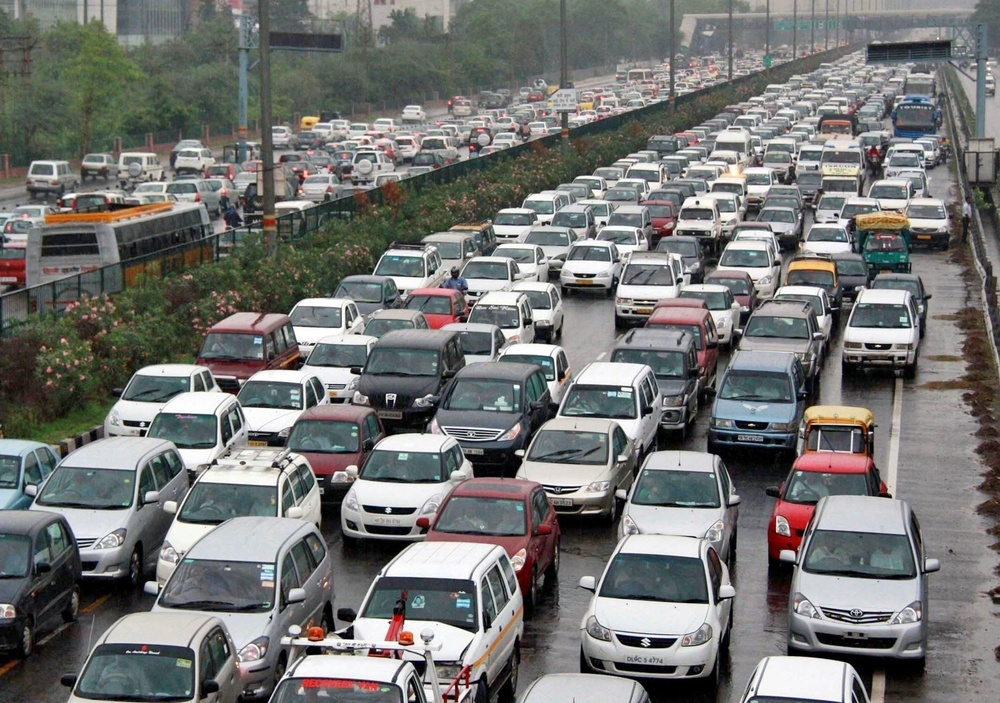
#> input picture Object Representation and Feature Extraction for Traffic Images/sample_images/traffic1.jpg, 1000 x 703 px, shrunk from 2130 x 1497 before the run
$ python main.py   (older library calls are emulated)
#> lines starting #> are read from the running program, lines starting #| are printed output that depends on the picture; after the words box and inside, x2 and y2 are one past the last pixel; in counts of white or black regions, pixels touching at a corner belong together
# Name         : Sourabh
# Roll No      : 2301010454
# Course       : Image Processing & Computer Vision
# Assignment   : Object Representation and Feature Extraction for Traffic Images
# Date         : 2025

import cv2
import numpy as np
import matplotlib.pyplot as plt
import os
import sys
import urllib.request

os.makedirs("outputs", exist_ok=True)
os.makedirs("sample_images", exist_ok=True)

# public domain traffic images from wikimedia
IMAGE_URLS = {
    "sample_images/traffic1.jpg": "https://imgk.timesnownews.com/story/1563956019-Traffic_representative_img.jpg",
    "sample_images/traffic2.jpg": "https://cdn.pixabay.com/photo/2022/05/22/11/10/highway-7213206_1280.jpg",
    "sample_images/traffic3.jpg": "https://cdn.pixabay.com/photo/2021/11/20/05/15/car-6810885_1280.jpg",
}

def download_images():
    print("Downloading sample traffic images...")
    for path, url in IMAGE_URLS.items():
        if os.path.exists(path):
            print(" already exists:", path)
            continue
        try:
            req = urllib.request.Request(url, headers={"User-Agent": "Mozilla/5.0"})
            with urllib.request.urlopen(req, timeout=10) as r, open(path, 'wb') as f:
                f.write(r.read())
            print(" downloaded:", path)
        except Exception as e:
            print(" failed:", path, "->", str(e))


# Task 1 - Edge Detection

def task1_edge_detection(gray, name):
    print("  Task 1: Edge Detection")

    sobel_x = cv2.Sobel(gray, cv2.CV_64F, 1, 0, ksize=3)
    sobel_y = cv2.Sobel(gray, cv2.CV_64F, 0, 1, ksize=3)
    sobel = cv2.convertScaleAbs(cv2.magnitude(sobel_x, sobel_y))

    canny = cv2.Canny(gray, 50, 150)

    base = os.path.splitext(name)[0]
    cv2.imwrite("outputs/" + base + "_sobel.png", sobel)
    cv2.imwrite("outputs/" + base + "_canny.png", canny)

    print("    Sobel edge pixels:", np.sum(sobel > 30))
    print("    Canny edge pixels:", np.sum(canny > 0))

    return sobel, canny


# Task 2 - Object Representation

def task2_object_representation(gray, original, name):
    print("  Task 2: Object Representation")

    _, binary = cv2.threshold(gray, 0, 255, cv2.THRESH_BINARY + cv2.THRESH_OTSU)
    contours, _ = cv2.findContours(binary, cv2.RETR_EXTERNAL, cv2.CHAIN_APPROX_SIMPLE)
    contours = [c for c in contours if cv2.contourArea(c) > 500]

    canvas = original.copy()
    for i, cnt in enumerate(contours[:15]):
        area = cv2.contourArea(cnt)
        perimeter = cv2.arcLength(cnt, True)
        x, y, w, h = cv2.boundingRect(cnt)
        cv2.rectangle(canvas, (x, y), (x + w, y + h), (0, 255, 0), 2)
        print(f"    Object {i+1}: area={area:.1f}  perimeter={perimeter:.1f}")

    base = os.path.splitext(name)[0]
    cv2.imwrite("outputs/" + base + "_contours.png", canvas)
    print("    Total objects detected:", len(contours))

    return contours, canvas


# Task 3 - Feature Extraction using ORB

def task3_feature_extraction(gray, name):
    print("  Task 3: Feature Extraction (ORB)")

    orb = cv2.ORB_create(nfeatures=500)
    keypoints, descriptors = orb.detectAndCompute(gray, None)

    kp_image = cv2.drawKeypoints(
        gray, keypoints, None,
        flags=cv2.DRAW_MATCHES_FLAGS_DRAW_RICH_KEYPOINTS,
        color=(0, 255, 0)
    )

    base = os.path.splitext(name)[0]
    cv2.imwrite("outputs/" + base + "_orb.png", kp_image)
    print("    Keypoints found:", len(keypoints))

    return keypoints, descriptors, kp_image


# Task 4 - Comparative Analysis

def task4_analysis(gray, sobel, canny, contour_canvas, kp_image, name):
    print("  Task 4: Comparative Analysis")

    fig, axes = plt.subplots(2, 3, figsize=(15, 9))
    fig.suptitle("Traffic Monitoring System - " + name, fontsize=13)

    axes[0][0].imshow(gray, cmap='gray')
    axes[0][0].set_title("Original Grayscale")
    axes[0][0].axis('off')

    axes[0][1].imshow(sobel, cmap='gray')
    axes[0][1].set_title("Sobel Edge Detection")
    axes[0][1].axis('off')

    axes[0][2].imshow(canny, cmap='gray')
    axes[0][2].set_title("Canny Edge Detection")
    axes[0][2].axis('off')

    axes[1][0].imshow(cv2.cvtColor(contour_canvas, cv2.COLOR_BGR2RGB))
    axes[1][0].set_title("Contours and Bounding Boxes")
    axes[1][0].axis('off')

    axes[1][1].imshow(cv2.cvtColor(kp_image, cv2.COLOR_BGR2RGB))
    axes[1][1].set_title("ORB Keypoints")
    axes[1][1].axis('off')

    axes[1][2].axis('off')
    axes[1][2].text(0.05, 0.9,
        "Comparison:\n\n"
        "Sobel:\n"
        " - Computes gradient magnitude\n"
        " - Thicker, noisier edges\n"
        " - Faster to compute\n\n"
        "Canny:\n"
        " - Multi-stage pipeline\n"
        " - Thin, clean edges\n"
        " - Better for detection tasks\n\n"
        "ORB:\n"
        " - Scale and rotation invariant\n"
        " - Good for vehicle matching\n"
        " - Works in real-time",
        fontsize=8.5, verticalalignment='top', transform=axes[1][2].transAxes)

    plt.tight_layout()
    out = "outputs/" + os.path.splitext(name)[0] + "_result.png"
    plt.savefig(out, dpi=130)
    plt.close()
    print("  saved:", out)


def process(image_path):
    name = os.path.basename(image_path)
    print("\nProcessing:", name)

    original = cv2.imread(image_path)
    if original is None:
        print("  could not load:", image_path)
        return

    gray = cv2.cvtColor(original, cv2.COLOR_BGR2GRAY)

    sobel, canny = task1_edge_detection(gray, name)
    contours, contour_canvas = task2_object_representation(gray, original, name)
    keypoints, descs, kp_image = task3_feature_extraction(gray, name)
    task4_analysis(gray, sobel, canny, contour_canvas, kp_image, name)


def main():
    print("Feature-Based Traffic Monitoring System")
    print("----------------------------------------")

    if len(sys.argv) > 1:
        paths = sys.argv[1:]
    else:
        download_images()
        paths = list(IMAGE_URLS.keys())

    for p in paths:
        if os.path.exists(p):
            process(p)
#> in process, original is the input picture: shape (703, 1000, 3); mean B, G, R 114.3, 116.1, 115.3
#> in task1_edge_detection, `sobel = cv2.convertScaleAbs(cv2.magnitude(sobel_x, sobel_y))`:
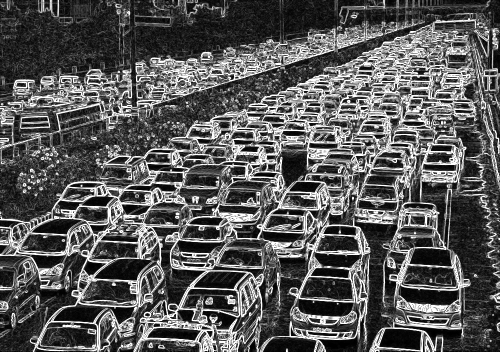
#> sobel: shape (703, 1000) (shown at 1/2 size); min 0, max 255, mean 89
#> in task1_edge_detection, `canny = cv2.Canny(gray, 50, 150)`:
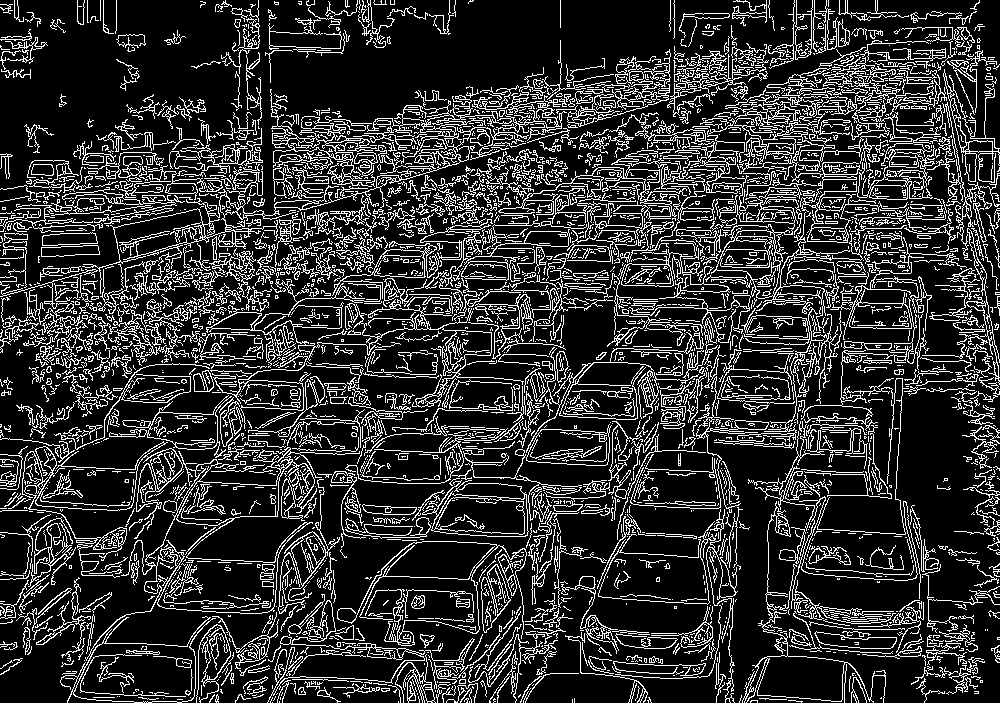
#> canny: shape (703, 1000); 18.8% white in thin lines or dots
#|     Sobel edge pixels: 471517
#|     Canny edge pixels: 132490
#> in task2_object_representation, `_, binary = cv2.threshold(gray, 0, 255, cv2.THRESH_BINARY + cv2.THRESH..`:
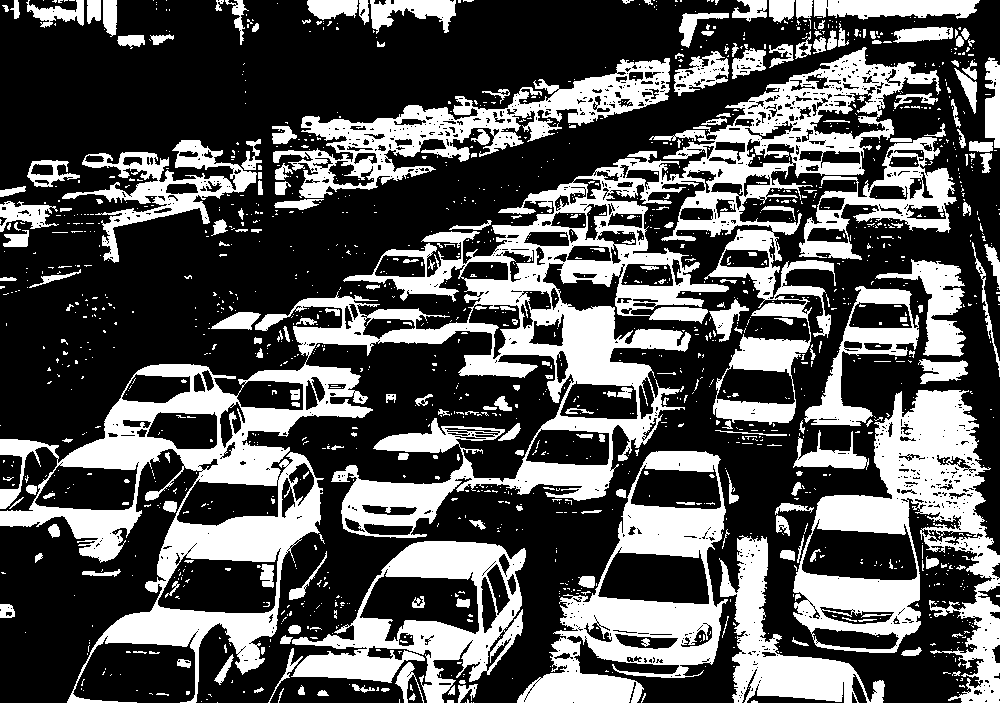
#> binary: shape (703, 1000); 33.7% white; 1546 white regions (1306 under 20 px)
#> in task2_object_representation, `contours, _ = cv2.findContours(binary, cv2.RETR_EXTERNAL, cv2.CHAIN_AP..`: contours = 1264 contours, 1127 with area under 20; largest, box (x1, y1, x2, y2) and area: (0, 47, 941, 703) 141286, (793, 390, 1000, 703) 32009, (517, 451, 728, 703) 27088, (291, 541, 526, 703) 20161, (273, 58, 670, 198) 15643
#> in task2_object_representation, `contours = [c for c in contours if cv2.contourArea(c) > 500]`: contours = 25 contours; largest, box (x1, y1, x2, y2) and area: (0, 47, 941, 703) 141286, (793, 390, 1000, 703) 32009, (517, 451, 728, 703) 27088, (291, 541, 526, 703) 20161, (273, 58, 670, 198) 15643
#> the loop in task2_object_representation, `for i, cnt in enumerate(contours[:15]):` made 15 passes
#> (area, perimeter, x, y, w, h) on passes 1 to 8: (20161, 1529.7, 291, 541, 235, 162), (8393, 1240.2, 719, 535, 166, 168), (27088, 1693.4, 517, 451, 211, 252), (1075, 331.3, 793, 430, 76, 40), (32009, 2850.7, 793, 390, 207, 313), (713.5, 205.8, 918, 359, 50, 25), (500.5, 117.8, 211, 312, 50, 18), (555.5, 173.6, 709, 299, 40, 43)
#> (printed output is left out)
#> after the loop in task2_object_representation, `for i, cnt in enumerate(contours[:15]):`:
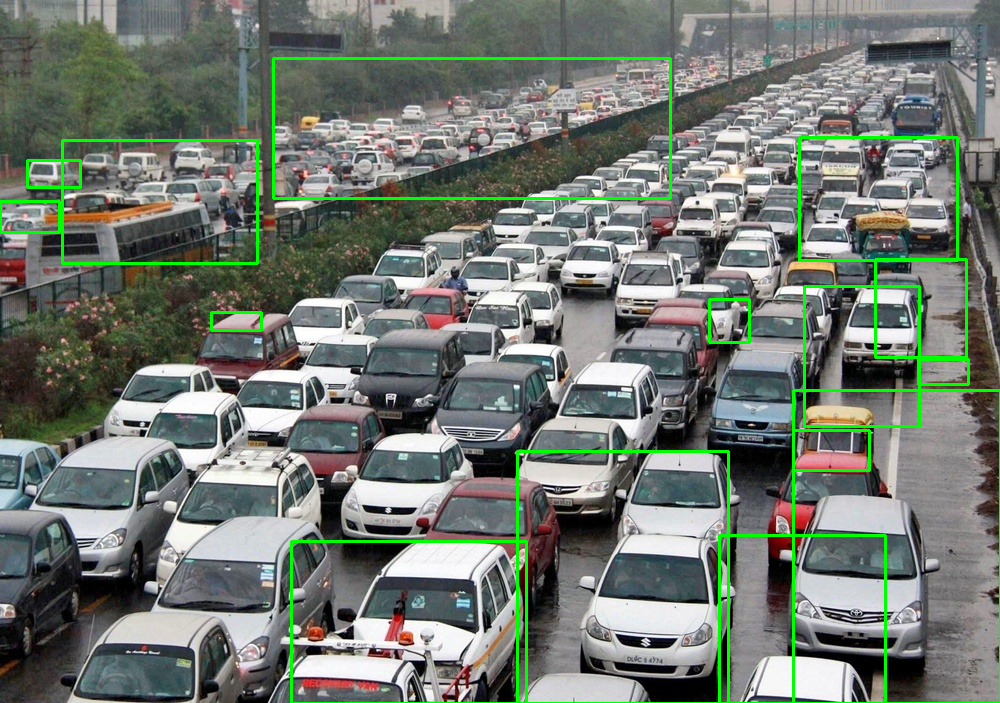
#> canvas: shape (703, 1000, 3); 2.82% of pixels changed, all inside (x1, y1, x2, y2) = (0, 57, 1000, 703)
#|     Total objects detected: 25
#> in task3_feature_extraction, `keypoints, descriptors = orb.detectAndCompute(gray, None)`: keypoints = 500 keypoints; strongest (x, y, size): (351, 371, 31), (144, 431, 31), (349, 369, 31), (388, 510, 37.2)
#> in task3_feature_extraction, `kp_image = cv2.drawKeypoints( gray, keypoints, None, flags=cv2.DRAW_MA..`:
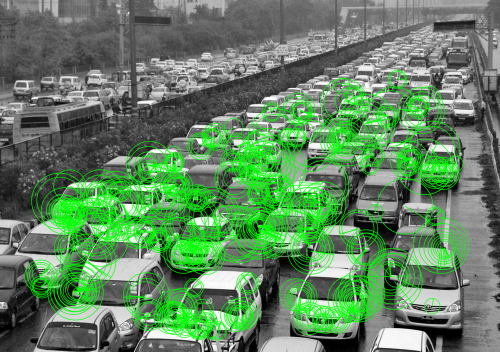
#> kp_image: shape (703, 1000, 3) (shown at 1/2 size); mean of channels 0, 1, 2 96.9, 132.9, 96.9; drawn as B, G, R
#|     Keypoints found: 500
#> in task4_analysis, `plt.savefig(out, dpi=130)`:
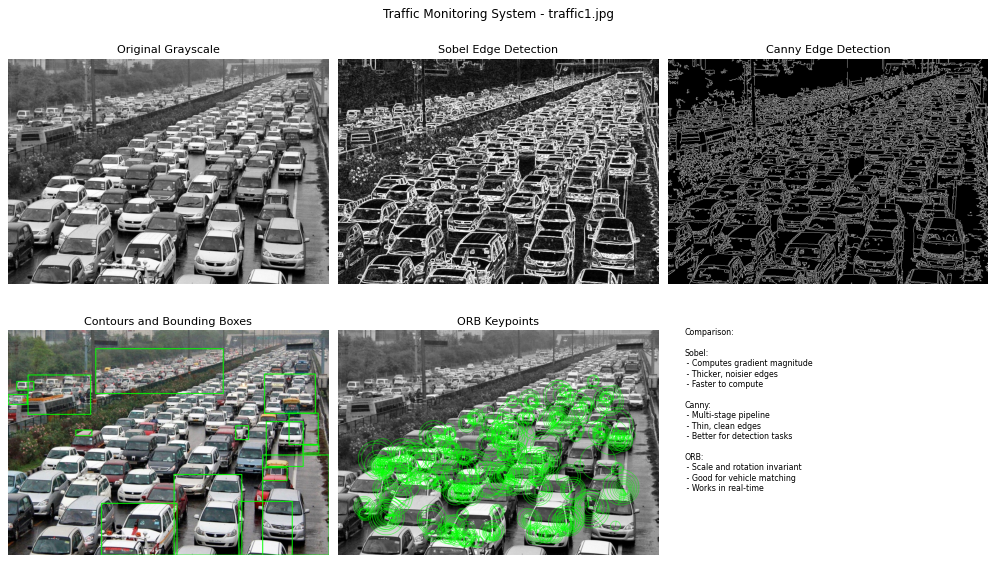
#> figure drawn by matplotlib, 5 panels
        else:
            print("file not found:", p)
#> pass 2 of the loop in main, `for p in paths:`:
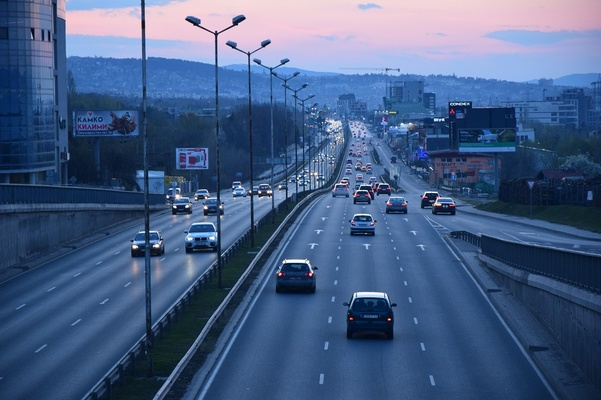
#> input picture Object Representation and Feature Extraction for Traffic Images/sample_images/traffic2.jpg, 601 x 400 px, shrunk from 1280 x 853 before the run
#> in process, original is the input picture: shape (400, 601, 3); mean B, G, R 132.9, 94.2, 71.1
#> gray: shape (400, 601)
#> sobel_x: shape (400, 601) float64
#> sobel_y: shape (400, 601) float64
#> sobel: shape (400, 601)
#|     Sobel edge pixels: 92206
#|     Canny edge pixels: 27101
#> in task2_object_representation (call 2), `contours, _ = cv2.findContours(binary, cv2.RETR_EXTERNAL, cv2.CHAIN_AP..`: contours = 561 contours, 514 with area under 20; largest, box (x1, y1, x2, y2) and area: (145, 0, 601, 86) 32738, (57, 0, 142, 60) 4417, (219, 185, 251, 231) 494, (348, 119, 374, 171) 492, (374, 178, 455, 209) 373
#> in task2_object_representation (call 2), `contours = [c for c in contours if cv2.contourArea(c) > 500]`: contours = 2 contours; box (x1, y1, x2, y2) and area: (145, 0, 601, 86) 32738, (57, 0, 142, 60) 4417
#> the loop in task2_object_representation (call 2), `for i, cnt in enumerate(contours[:15]):` made 2 passes
#> (area, perimeter, x, y, w, h) on passes 1 to 2: (32737.5, 1440.5, 145, 0, 456, 86), (4417, 294.2, 57, 0, 85, 60)
#> (printed output is left out)
#> after the loop in task2_object_representation (call 2), `for i, cnt in enumerate(contours[:15]):`:
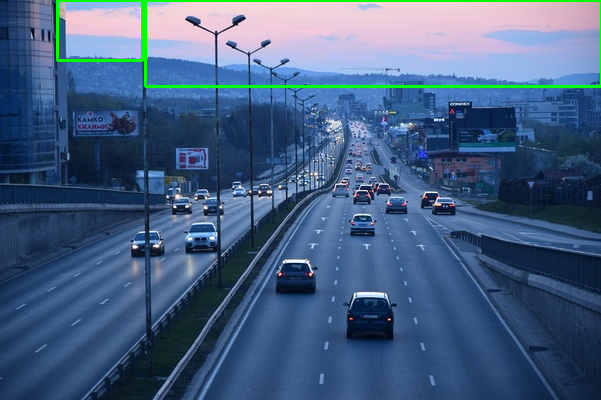
#> canvas: shape (400, 601, 3); 1.41% of pixels changed, all inside (x1, y1, x2, y2) = (56, 0, 601, 88)
#|     Total objects detected: 2
#> in task3_feature_extraction (call 2), `keypoints, descriptors = orb.detectAndCompute(gray, None)`: keypoints = 500 keypoints; strongest (x, y, size): (134, 247, 31), (312, 272, 31), (175, 207, 31), (426, 194, 31)
#> kp_image: shape (400, 601, 3)
#|     Keypoints found: 500
#> in task4_analysis (call 2), `plt.savefig(out, dpi=130)`:
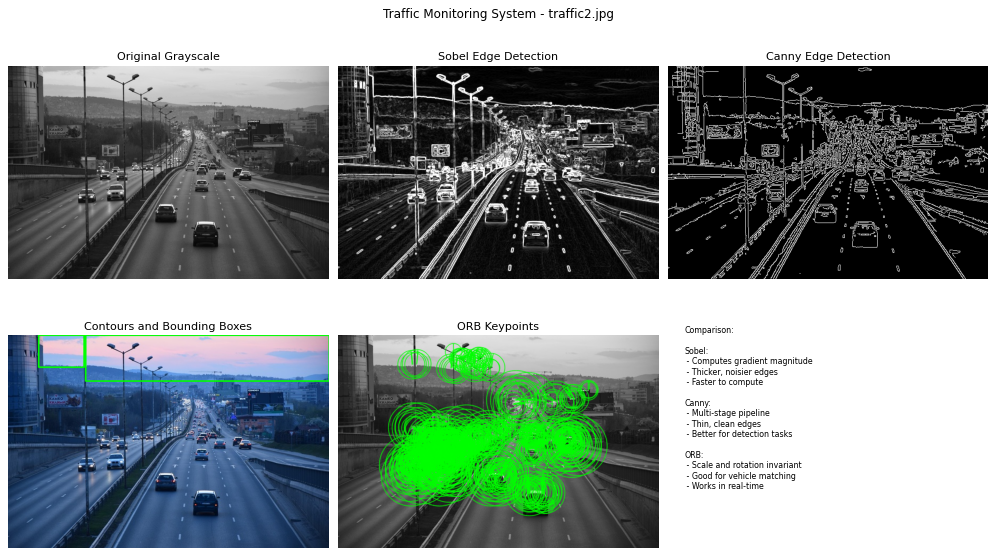
#> figure drawn by matplotlib, 5 panels
#> pass 3 of the loop in main, `for p in paths:`:
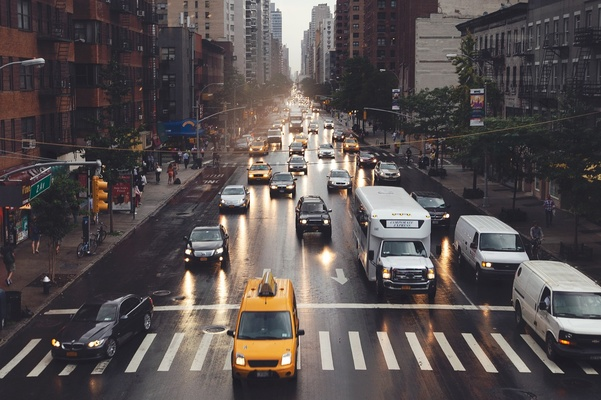
#> input picture Object Representation and Feature Extraction for Traffic Images/sample_images/traffic3.jpg, 601 x 400 px, shrunk from 1280 x 853 before the run
#> in process, original is the input picture: shape (400, 601, 3); mean B, G, R 80.1, 80.3, 87.8
#|     Sobel edge pixels: 124561
#|     Canny edge pixels: 37092
#> in task2_object_representation (call 3), `contours, _ = cv2.findContours(binary, cv2.RETR_EXTERNAL, cv2.CHAIN_AP..`: contours = 612 contours, 569 with area under 20; largest, box (x1, y1, x2, y2) and area: (153, 0, 515, 400) 47366, (453, 215, 601, 342) 5622, (415, 0, 510, 93) 3546, (574, 293, 601, 315) 452, (377, 323, 400, 370) 428
#> in task2_object_representation (call 3), `contours = [c for c in contours if cv2.contourArea(c) > 500]`: contours = 3 contours; box (x1, y1, x2, y2) and area: (153, 0, 515, 400) 47366, (453, 215, 601, 342) 5622, (415, 0, 510, 93) 3546
#> the loop in task2_object_representation (call 3), `for i, cnt in enumerate(contours[:15]):` made 3 passes
#> (area, perimeter, x, y, w, h) on passes 1 to 3: (5622, 842.2, 453, 215, 148, 127), (3546, 653.6, 415, 0, 95, 93), (47366, 5275.1, 153, 0, 362, 400)
#> (printed output is left out)
#> after the loop in task2_object_representation (call 3), `for i, cnt in enumerate(contours[:15]):`:
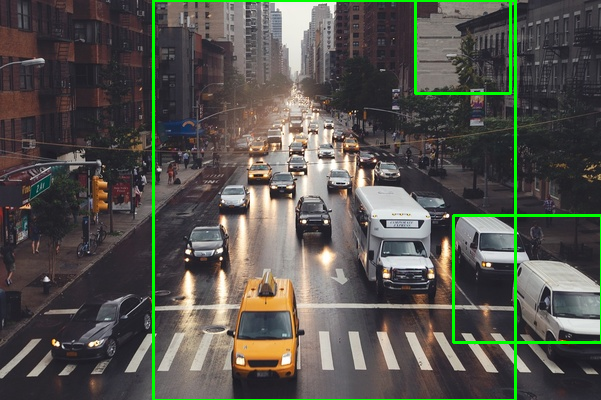
#> canvas: shape (400, 601, 3); 2.36% of pixels changed, all inside (x1, y1, x2, y2) = (152, 0, 601, 400)
#|     Total objects detected: 3
#> in task3_feature_extraction (call 3), `keypoints, descriptors = orb.detectAndCompute(gray, None)`: keypoints = 500 keypoints; strongest (x, y, size): (305, 169, 31), (186, 251, 31), (57, 345, 31), (325, 221, 31)
#|     Keypoints found: 500
#> in task4_analysis (call 3), `plt.savefig(out, dpi=130)`:
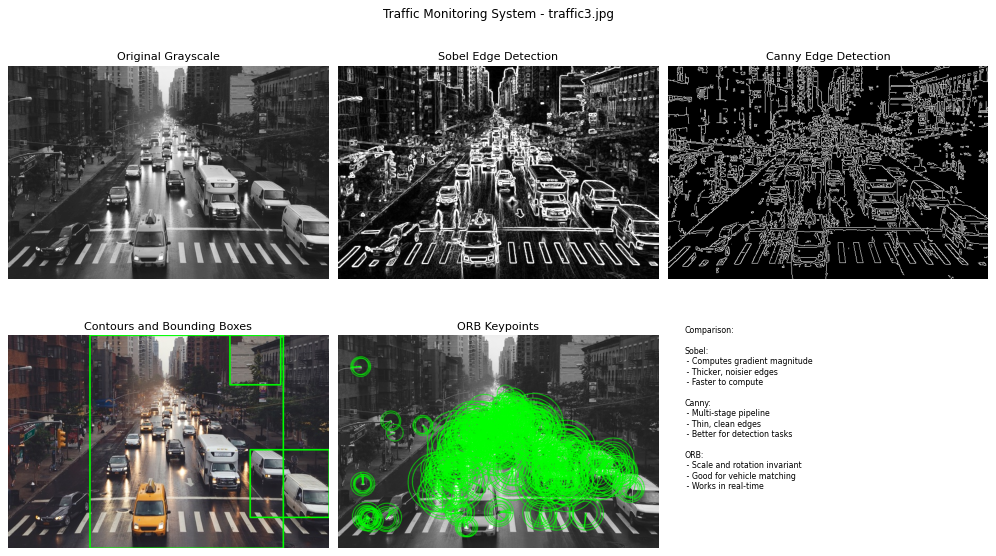
#> figure drawn by matplotlib, 5 panels

    print("\nDone. Check outputs/ folder.")


if __name__ == "__main__":
    main()
